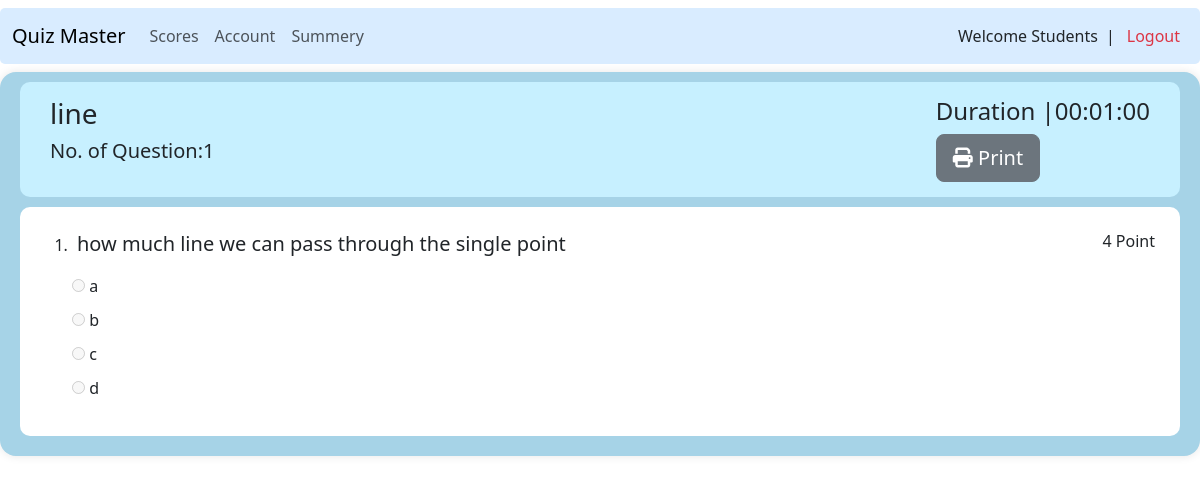
Screenshot of /user/print/1 (signed in) with the database file from the repository.
### models.py (models this page shows)
class Chapter(db.Model):
    __tablename__ = 'chapter'
    id = db.Column(db.Integer, primary_key=True)
    name = db.Column(db.String(80), unique=True, nullable=False)
    discription = db.Column(db.String(120), nullable=False)
    subject_id = db.Column(db.Integer, db.ForeignKey('subject.id'))
    questions = db.relationship('Question', backref='chapter', lazy=True , cascade="all, delete-orphan")
    quizzes = db.relationship('Quiz', backref='chapter', lazy=True , cascade="all, delete-orphan")

class Quiz(db.Model):
    __tablename__ = 'quiz'
    id = db.Column(db.Integer, primary_key=True)
    chapter_id = db.Column(db.Integer, db.ForeignKey('chapter.id'))
    date = db.Column(db.Date, nullable=False)
    duration = db.Column(db.Time, nullable=False)
    submissions = db.relationship('Submission', backref='quiz', lazy=True , cascade="all, delete-orphan")

class Question(db.Model):
    __tablename__ = 'question'
    id = db.Column(db.Integer, primary_key=True)
    question = db.Column(db.String(80), nullable=False)
    option1 = db.Column(db.String(120), nullable=False)
    option2 = db.Column(db.String(120), nullable=False)
    option3 = db.Column(db.String(120), nullable=False)
    option4 = db.Column(db.String(120), nullable=False)
    answer = db.Column(db.String(120), nullable=False)
    point = db.Column(db.Integer, nullable=False)
    chapter_id = db.Column(db.Integer, db.ForeignKey('chapter.id'))
    scores = db.relationship('Score', backref='question', lazy=True , cascade="all, delete-orphan")

### routes.py (the view)
@app.route('/user/print/<int:id>')
@login_required
def printquiz(id):
    quiz = Quiz.query.get(id)
    user = User.query.get(session['user_id'])
    submited_quiz = Submission.query.filter_by(user_id=user.id, quiz_id=quiz.id).first()
    if not submited_quiz:
        flash(f'You have first submit ___{quiz.chapter.name}___ quiz to print it.')
        return redirect(url_for('scores'))
    return render_template('print_quiz.html', user=User.query.get(session['user_id']), quiz=quiz)

### routes.py (called while the page is built)
def login_required(f):
    @wraps(f)
    def decorated_function(*args, **kwargs):
        if 'user_id' not in session:
            return redirect(url_for('login'))
        return f(*args, **kwargs)
    return decorated_function

### templates/print_quiz.html (shortened to what this page needs)
{% extends "layout.html" %}
{% block content %}
        <div class="quiz">
            <div class="header">
                <div class="chapter">
                    <h3>{{quiz.chapter.name}}</h3>
                    <h5>No. of Question:{{quiz.chapter.questions|length}}</h5>
                </div>
                <div>
                    <div class="time">
                        <h4>Duration     |</h4><h4 class="timer"id="timer"> {{quiz.duration}}</h4>
                    </div>
                    <div>
                        <button type="button" class="btn btn-secondary btn-lg" onclick="window.print()">
                            <i class="fas fa-print  "></i>
                            Print
                        </button>
                    </div>
                </div>
            </div>
            <div class="questions">
                <form  action="{{ url_for('submission', id=quiz.id)}}" method="post">
                    <ol>
                        {% for question in quiz.chapter.questions %}
                        <li>
                            <div class="satement">
                                <h5> {{question.question}}</h5>
                                <h6>{{question.point}} Point</h6>
                            </div>
                            <div class="options">
                                <div class="option">
                                    <input type="radio" name="question{{question.id}}" id="option1" value="option1" disabled>
                                    <label for="option1">{{question.option1}}</label>
                                </div>
                                <div class="option">
                                    <input type="radio" name="question{{question.id}}" id="option2" value="option2" disabled>
                                    <label for="option2">{{question.option2}}</label>
                                </div>
                                <div class="option">
                                    <input type="radio" name="question{{question.id}}" id="option3" value="option3" disabled>
                                    <label for="option3">{{question.option3}}</label>
                                </div>
                                <div class="option">
                                    <input type="radio" name="question{{question.id}}" id="option4" value="option4" disabled>
                                    <label for="option4">{{question.option4}}</label>
                                </div>
                            </div>
                        </li>
                        {% endfor %}
                    </ol>
                </form>
            </div>
        </div>
{% endblock  %}

### templates/print_quiz.html (style rules this page uses)
body { background-color:white; }
.time { display:flex; }
.timer { display:flex; }
.header { display:flex; justify-content: space-between; background: rgb(199, 240, 255); padding: 15px 30px 15px 30px; margin: 0px 10px 0px 10px; border-radius:10px; }
.quiz { background:rgb(166, 211, 231); border-radius: 5px; box-shadow: 0 0 10px rgba(0, 0, 0, 0.1); margin: 0px; padding: 10px; border-radius: 1rem; }
.options { margin-top: 10px; }
.option { margin-top: 10px; }

### rows the page displays
Chapter: chapter.name "line"
Quiz: duration "00:01:00"
Question: question "how much line we can pass through the single point", point "4", option1 "a", option2 "b", option3 "c", option4 "d"

### other values shown
{{ quiz.chapter.questions|length }} "1"
